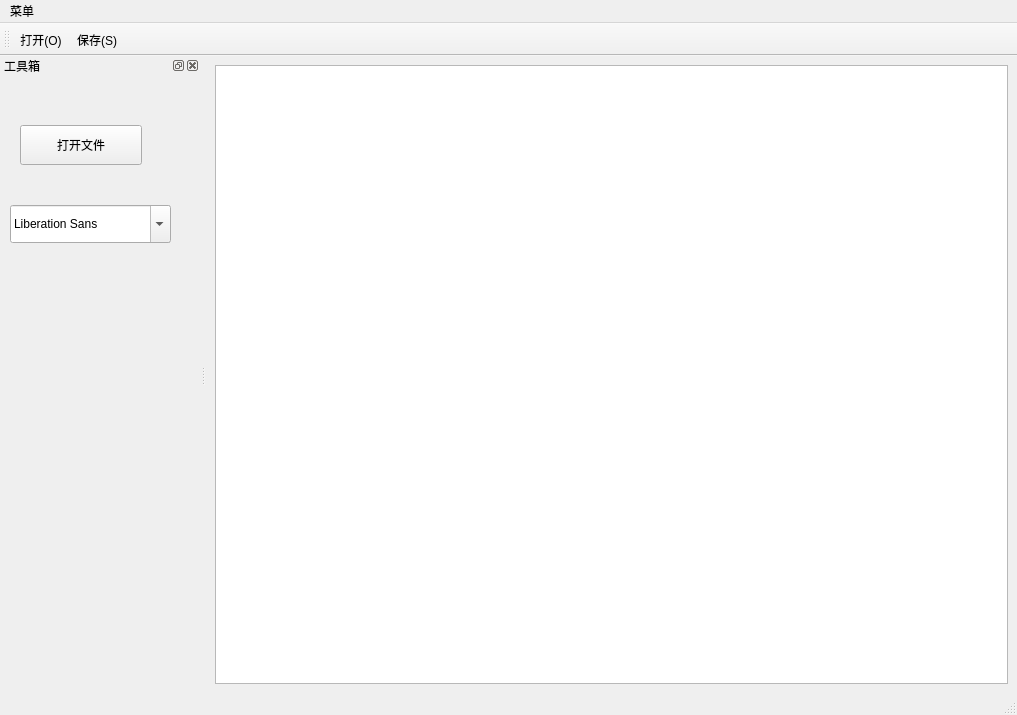
<?xml version="1.0" encoding="UTF-8"?>
<ui version="4.0">
 <class>MainWindow</class>
 <widget class="QMainWindow" name="MainWindow">
  <property name="geometry">
   <rect>
    <x>0</x>
    <y>0</y>
    <width>1017</width>
    <height>715</height>
   </rect>
  </property>
  <property name="windowTitle">
   <string>fhhplayer</string>
  </property>
  <widget class="QWidget" name="centralwidget">
   <property name="sizePolicy">
    <sizepolicy hsizetype="Expanding" vsizetype="Expanding">
     <horstretch>0</horstretch>
     <verstretch>0</verstretch>
    </sizepolicy>
   </property>
   <layout class="QVBoxLayout" name="verticalLayout">
    <item>
     <widget class="QTextEdit" name="textEdit">
      <property name="sizePolicy">
       <sizepolicy hsizetype="Minimum" vsizetype="Minimum">
        <horstretch>8</horstretch>
        <verstretch>9</verstretch>
       </sizepolicy>
      </property>
      <property name="font">
       <font>
        <family>Droid Sans Mono</family>
       </font>
      </property>
      <property name="locale">
       <locale language="English" country="UnitedStates"/>
      </property>
      <property name="lineWrapMode">
       <enum>QTextEdit::NoWrap</enum>
      </property>
     </widget>
    </item>
   </layout>
  </widget>
  <widget class="QMenuBar" name="menubar">
   <property name="geometry">
    <rect>
     <x>0</x>
     <y>0</y>
     <width>1017</width>
     <height>36</height>
    </rect>
   </property>
   <widget class="QMenu" name="menu">
    <property name="title">
     <string>菜单</string>
    </property>
    <addaction name="actionOpen"/>
    <addaction name="actionSave"/>
   </widget>
   <addaction name="menu"/>
  </widget>
  <widget class="QStatusBar" name="statusbar"/>
  <widget class="QToolBar" name="toolBar">
   <property name="windowTitle">
    <string>toolBar</string>
   </property>
   <attribute name="toolBarArea">
    <enum>TopToolBarArea</enum>
   </attribute>
   <attribute name="toolBarBreak">
    <bool>false</bool>
   </attribute>
   <addaction name="actionOpen"/>
   <addaction name="actionSave"/>
  </widget>
  <widget class="QDockWidget" name="dockWidget">
   <property name="windowTitle">
    <string>工具箱</string>
   </property>
   <attribute name="dockWidgetArea">
    <number>1</number>
   </attribute>
   <widget class="QWidget" name="dockWidgetContents">
    <property name="sizePolicy">
     <sizepolicy hsizetype="Minimum" vsizetype="Preferred">
      <horstretch>0</horstretch>
      <verstretch>0</verstretch>
     </sizepolicy>
    </property>
    <property name="minimumSize">
     <size>
      <width>200</width>
      <height>0</height>
     </size>
    </property>
    <widget class="QPushButton" name="pushButton">
     <property name="geometry">
      <rect>
       <x>20</x>
       <y>50</y>
       <width>122</width>
       <height>40</height>
      </rect>
     </property>
     <property name="text">
      <string>打开文件</string>
     </property>
    </widget>
    <widget class="QFontComboBox" name="fontComboBox">
     <property name="geometry">
      <rect>
       <x>10</x>
       <y>130</y>
       <width>161</width>
       <height>38</height>
      </rect>
     </property>
    </widget>
   </widget>
  </widget>
  <action name="actionOpen">
   <property name="checkable">
    <bool>false</bool>
   </property>
   <property name="icon">
    <iconset resource="resources.qrc">
     <normaloff>:/images/fileopen.png</normaloff>:/images/fileopen.png</iconset>
   </property>
   <property name="text">
    <string>打开(&amp;O)</string>
   </property>
  </action>
  <action name="actionSave">
   <property name="icon">
    <iconset resource="resources.qrc">
     <normaloff>:/images/filesave.png</normaloff>:/images/filesave.png</iconset>
   </property>
   <property name="text">
    <string>保存(&amp;S)</string>
   </property>
   <property name="toolTip">
    <string>保存(S)</string>
   </property>
  </action>
 </widget>
 <resources>
  <include location="resources.qrc"/>
 </resources>
 <connections/>
</ui>
